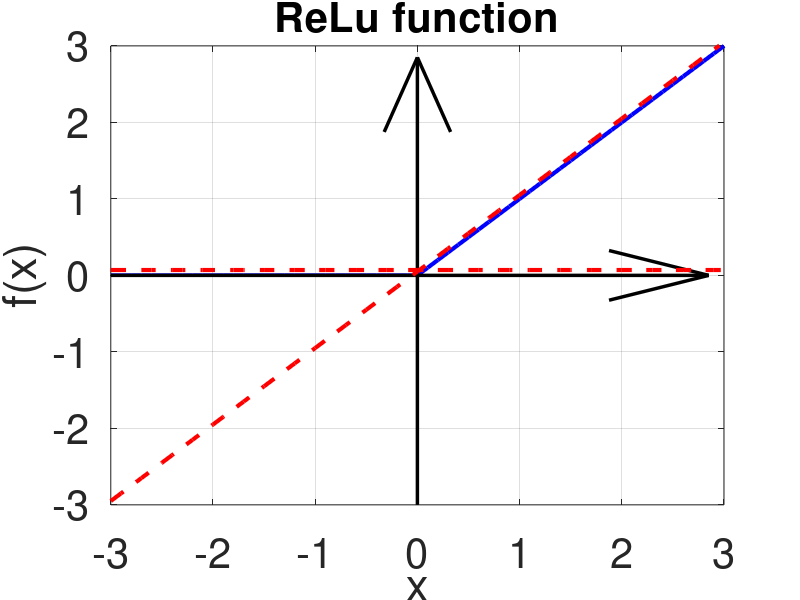
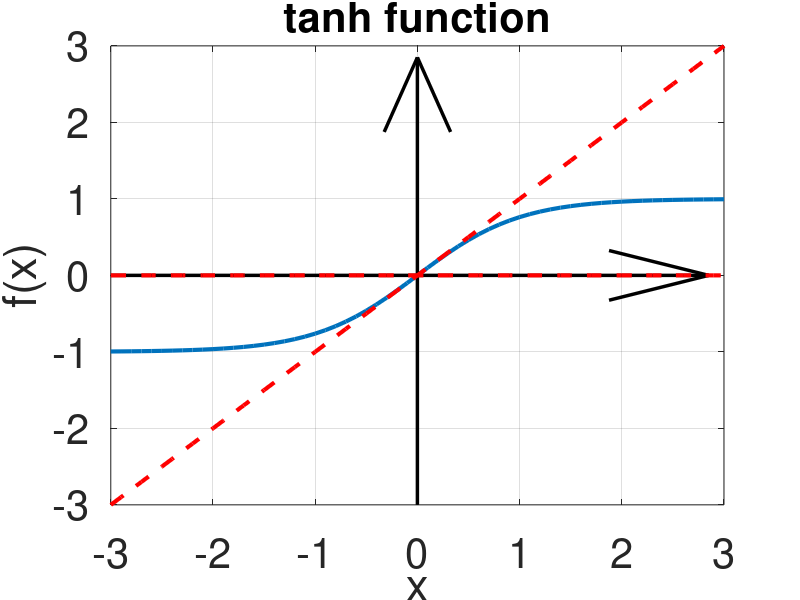

The MATLAB script that drew these images, in order:
clc
clear
close all

% ReLu
x = -3:0.1:3;
x1 = -3:.1:0;
x2 = 0:.1:3;
y1 = tanh(x);
y2 = x;
y3 = zeros(size(x));
y4 = zeros(size(x1));
y5 = x2;

figure;
% plot(x, y1, 'LineWidth', 3);  % Plot y1 (tanh) with thicker line
plot(x1,y4+.02, 'b' ,x2,y5,'b', 'LineWidth', 3)
% hold on
% plot(x2,y5,'b', 'LineWidth', 3)
hold on;  % Hold the current plot


% Display x and y axes as arrows
quiver(-3, 0, 6.5, 0, 'MaxHeadSize', 0.1,'LineWidth', 2.5, 'Color', 'k'); % x-axis arrow
quiver(0, -3, 0, 6.5, 'MaxHeadSize', 0.1, 'LineWidth', 2.5, 'Color', 'k'); % y-axis arrow
plot(x, y2+.05, 'r--', 'LineWidth', 3);  % Plot y2 (linear) with thicker line
plot(x, y3+.07, 'r--', 'LineWidth', 3);  % Plot y3 (horizontal line) with thicker line
% Label x and y axes
xlabel('x', 'FontSize', 120); % Larger font size for x label
ylabel('f(x)', 'FontSize', 120); % Larger font size for y label

% Set the axis limits to fit all data
xlim([-3 3]);
ylim([-3 3]);

% Increase font size of tick labels on both axes
set(gca, 'FontSize', 30); 

% Add grid
grid on;
title('ReLu function', 'FontSize', 30);
% Add legend
% legend('tanh(x)', 'y = x', 'y = 0');

% Release hold
hold off;

% %% Tanh

figure;
plot(x, y1, 'LineWidth', 3);  % Plot y1 (tanh) with thicker line
hold on;  % Hold the current plot


% Display x and y axes as arrows
quiver(-3, 0, 6.5, 0, 'MaxHeadSize', 0.1,'LineWidth', 2.5, 'Color', 'k'); % x-axis arrow
quiver(0, -3, 0, 6.5, 'MaxHeadSize', 0.1, 'LineWidth', 2.5, 'Color', 'k'); % y-axis arrow
plot(x, y2, 'r--', 'LineWidth', 3);  % Plot y2 (linear) with thicker line
plot(x, y3, 'r--', 'LineWidth', 3);  % Plot y3 (horizontal line) with thicker line
% Label x and y axes
xlabel('x', 'FontSize', 120); % Larger font size for x label
ylabel('f(x)', 'FontSize', 120); % Larger font size for y label

% Set the axis limits to fit all data
xlim([-3 3]);
ylim([-3 3]);

% Increase font size of tick labels on both axes
set(gca, 'FontSize', 30); 

% Add grid
grid on;
title('tanh function', 'FontSize', 30);
% Add legend
% legend('tanh(x)', 'y = x', 'y = 0');

% Release hold
hold off;